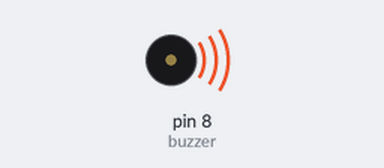
Recording of a sketch running on a simulated Arduino Uno, built with avr-gcc and run on an emulated ATmega328P. Shown: buzzer (waves = sounding).

Above: at 0.6 s.
At 4.56 s:
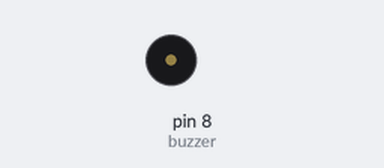
Timing chart, 0 to 5.3 s (numbered marks = the images above):
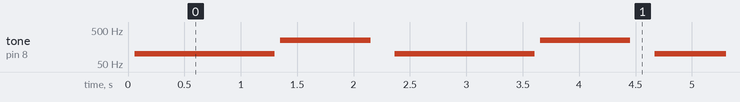

Measured:
- by itself, tone on pin 8 (buzzer): repeats every 2.3 s: silent 0.05 s, 249 Hz 0.80 s, silent 0.22 s, 100 Hz 1.2 s

The sketch:

Buzzer-KY006.ino
```cpp
int buzzer = 8;

void setup() {
	pinMode(buzzer, OUTPUT);
}

void loop() {
	for (int i = 0; i < 125; i++) {
		digitalWrite(buzzer, HIGH);
		delay(5);
		digitalWrite(buzzer, LOW);
		delay(5);
	}
	delay(50);
	for (int j = 0; j < 200; j++) {
		digitalWrite(buzzer, HIGH);
		delay(2);
		digitalWrite(buzzer, LOW);
		delay(2);
	}
	delay(200);
}
```
